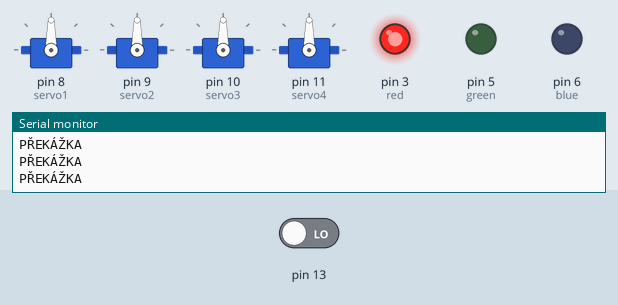
This sketch was run on a simulated Arduino Uno, built with avr-gcc and run on an emulated ATmega328P. On the bench: 4 × servo, output pins drawn as LEDs (lit = HIGH), the last lines printed to the serial monitor. The inputs (shaded band) are chosen by the test bench; at power-on: pin 13 LOW.

Above: at 2.2 s.
2.3 s: pin 13 driven HIGH
At 3.4 s:
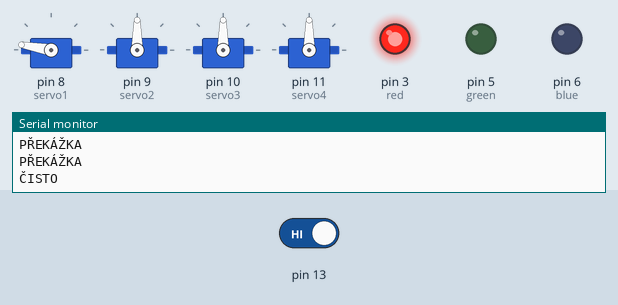
At 3.8 s:
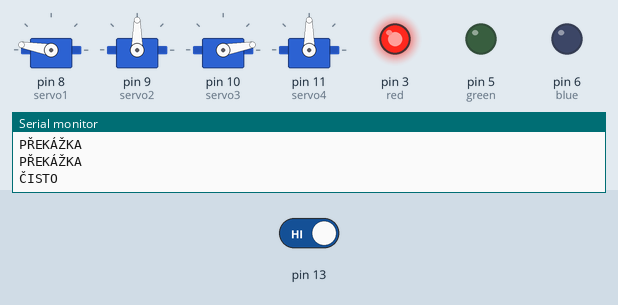
5.7 s: pin 13 driven LOW
At 7.2 s:
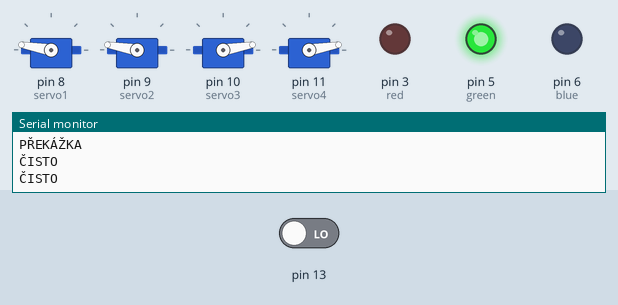
Timing chart, 0 to 9.3 s (numbered marks = the images above; inputs shaded):
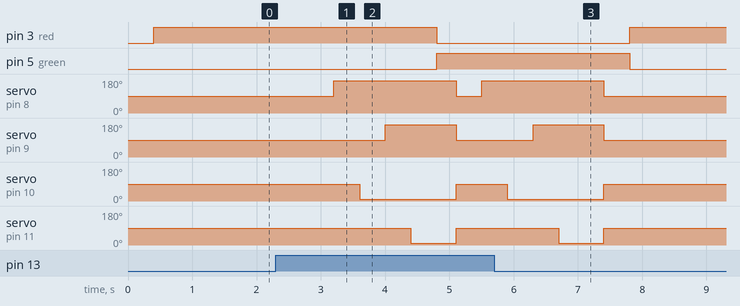

Measured:
- after the input at 2.3 s, pin 3 (red): HIGH → LOW after 2.5 s; pin 5 (green): LOW → HIGH after 2.5 s; servo on pin 8 (servo1): 90° → 170° after 0.90 s, → 90° 1.9 s later, → 170° 0.40 s later; servo on pin 9 (servo2): 90° → 170° after 1.7 s, → 90° 1.1 s later; servo on pin 10 (servo3): 90° → 10° after 1.3 s, → 90° 1.5 s later
- after the input at 5.7 s, pin 3 (red): LOW → HIGH after 2.1 s; pin 5 (green): HIGH → LOW after 2.1 s; servo on pin 8 (servo1), servo on pin 9 (servo2), servo on pin 10 (servo3), servo on pin 11 (servo4): goes on until 7.4 s, then stays 90°

The sketch:

walkman_robot_part4.ino
```cpp
 //walkman bude mit v sobe cidlo pridane
//pokud cidlo zanznamena prekazku zastavi se doufam
// funguje


#include <Servo.h>

// oznaceni pro serva
Servo servo1; // leve prední- oranzova
Servo servo2; //zadni leve- bila
Servo servo3; //prave predni zluta
Servo servo4; // zadni prave fialova

// uhly
int middle = 90;
int endPoint = 80;
int stepdelay = 400;

//ledky
int red=3;
int green=5;
int blue=6;

void setup() {
  Serial.begin(9600);
   servo1.attach (8);
   servo2.attach (9);
   servo3.attach (10);
   servo4.attach (11);
   pinMode(13,INPUT);
   pinMode(red,OUTPUT);
   pinMode(green,OUTPUT);
   pinMode(blue,OUTPUT);

}

void loop() {
  int detect=digitalRead(13);
  if (detect == HIGH){
  Serial.println ("ČISTO");

 servo1.write(middle);
 servo2.write(middle);
 servo3.write (middle);
 servo4.write (middle);
 delay(stepdelay);

 servo1.write(middle + endPoint);
 delay(stepdelay);
 servo3.write(middle-endPoint);
 delay(stepdelay);
 servo2.write(middle+ endPoint);
 delay(stepdelay);
 servo4.write(middle- endPoint);
 delay (stepdelay);

 digitalWrite(green,HIGH);
  digitalWrite(red,LOW);
   digitalWrite(blue,LOW);

 }
 else{
  Serial.println ("PŘEKÁŽKA");
   servo1.write(middle);
 servo2.write(middle);
 servo3.write (middle);
 servo4.write (middle);
 delay(stepdelay);
 digitalWrite(red,HIGH);
  digitalWrite(green,LOW);
   digitalWrite(blue,LOW);
 }
delay(300);

 }
```
